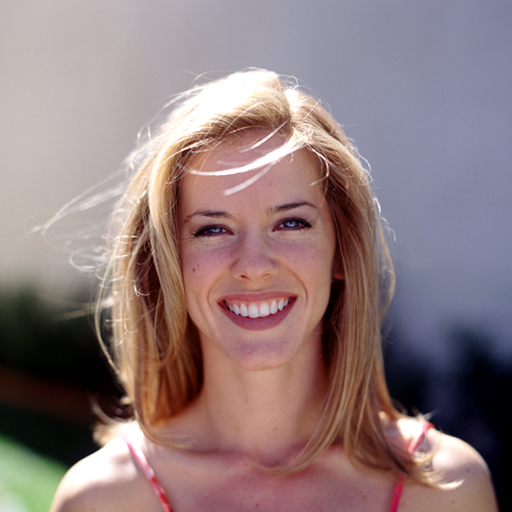
%> input picture input.png, 512 x 512 px
$ octave BayesianMatting.m   (GNU Octave 9; MATLAB toolbox functions it lacks are replaced by stand-ins)
%> lines starting %> are read from the running program, lines starting %| are printed output that depends on the picture
clear all;

FThreshold = 255 * 0.95;
BThreshold = 255 * 0.05;

oriVar = 8;
Iteration = 100;

[File,Path,DialogIndex] = uigetfile({'*.jpg;*.jpeg;*.png;*.gif;*.bmp;*.tiff','Image Files (.jpg, .png, .gif, .bmp, .tiff'},'Select an Image You want to mat ');
%> the answer given: input.png
oriImg = imread([Path File]);
%> oriImg is the input picture: size 512x512x3 uint8; mean R, G, B 143.7, 123.3, 124.2
[File,Path, DialogIndex] = uigetfile({'*.jpg;*.jpeg;*.png;*.gif;*.bmp;*.tiff','Image Files (.jpg, .png, .gif, .bmp, .tiff'},'Select an ');
%> the answer given: comp-bg.map.png
triMap = imread([Path File]);
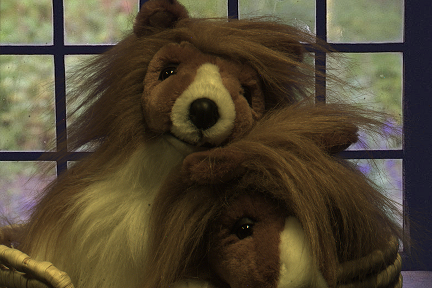
%> input picture comp-bg.map.png, 432 x 288 px
%> triMap is the input picture: size 288x432x3 uint8; mean R, G, B 81.3, 71.3, 51.2
if size(triMap,3)~=1,
   triMap = rgb2gray(triMap);
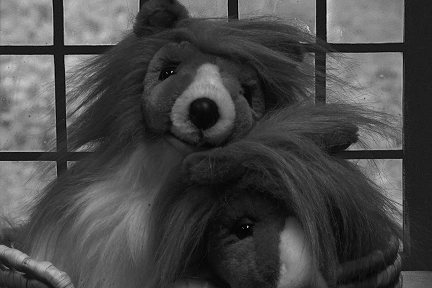
%> triMap: size 288x432 uint8; min 0, max 225, mean 72
end

frontImg = double(oriImg);
backImg = double(oriImg);
unknownImg = double(oriImg);
width = size(oriImg,1);
%> width = 512
height = size(oriImg,2);
%> height = 512


    for b= 1:height
       for a = 1:width
           for i = 1 : 3

%> (the run ends here)
